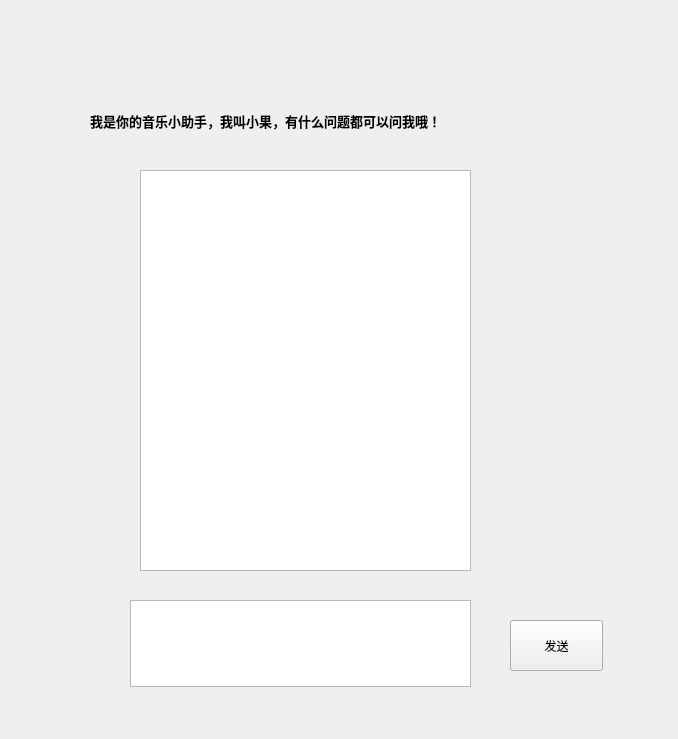
<?xml version="1.0" encoding="UTF-8"?>
<ui version="4.0">
 <class>test</class>
 <widget class="QWidget" name="test">
  <property name="geometry">
   <rect>
    <x>0</x>
    <y>0</y>
    <width>678</width>
    <height>739</height>
   </rect>
  </property>
  <property name="windowTitle">
   <string>Form</string>
  </property>
  <widget class="QTextEdit" name="textEdit_reply">
   <property name="geometry">
    <rect>
     <x>140</x>
     <y>170</y>
     <width>331</width>
     <height>401</height>
    </rect>
   </property>
  </widget>
  <widget class="QTextEdit" name="textEdit_ask">
   <property name="geometry">
    <rect>
     <x>130</x>
     <y>600</y>
     <width>341</width>
     <height>87</height>
    </rect>
   </property>
  </widget>
  <widget class="QPushButton" name="pushButton_send">
   <property name="geometry">
    <rect>
     <x>510</x>
     <y>620</y>
     <width>93</width>
     <height>51</height>
    </rect>
   </property>
   <property name="text">
    <string>发送</string>
   </property>
  </widget>
  <widget class="QLabel" name="label">
   <property name="geometry">
    <rect>
     <x>90</x>
     <y>90</y>
     <width>501</width>
     <height>61</height>
    </rect>
   </property>
   <property name="font">
    <font>
     <family>Microsoft YaHei UI</family>
     <pointsize>10</pointsize>
     <weight>75</weight>
     <bold>true</bold>
    </font>
   </property>
   <property name="text">
    <string>我是你的音乐小助手，我叫小果，有什么问题都可以问我哦！</string>
   </property>
  </widget>
 </widget>
 <resources/>
 <connections/>
</ui>
